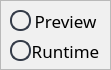
           <widget class="QFrame" name="frame_6">
            <property name="geometry">
             <rect>
              <x>10</x>
              <y>310</y>
              <width>111</width>
              <height>70</height>
             </rect>
            </property>
            <property name="styleSheet">
             <string notr="true">background-color: rgb(240, 240, 240);</string>
            </property>
            <property name="frameShape">
             <enum>QFrame::StyledPanel</enum>
            </property>
            <property name="frameShadow">
             <enum>QFrame::Raised</enum>
            </property>
            <widget class="QPushButton" name="Prv_Led">
             <property name="geometry">
              <rect>
               <x>10</x>
               <y>10</y>
               <width>21</width>
               <height>21</height>
              </rect>
             </property>
             <property name="styleSheet">
              <string notr="true">QPushButton {
	border: 2px solid rgb(52, 59, 72);
	border-radius: 10px;	
	background-color: rgb(240, 240, 240);
}</string>
             </property>
             <property name="text">
              <string/>
             </property>
            </widget>
            <widget class="QLabel" name="label_193">
             <property name="geometry">
              <rect>
               <x>30</x>
               <y>10</y>
               <width>71</width>
               <height>21</height>
              </rect>
             </property>
             <property name="font">
              <font>
               <family>3ds</family>
               <pointsize>13</pointsize>
              </font>
             </property>
             <property name="styleSheet">
              <string notr="true">color: rgb(0, 0, 0);</string>
             </property>
             <property name="text">
              <string>Preview</string>
             </property>
             <property name="alignment">
              <set>Qt::AlignCenter</set>
             </property>
            </widget>
            <widget class="QPushButton" name="Rnt_Led">
             <property name="geometry">
              <rect>
               <x>10</x>
               <y>40</y>
               <width>21</width>
               <height>21</height>
              </rect>
             </property>
             <property name="styleSheet">
              <string notr="true">QPushButton {
	border: 2px solid rgb(52, 59, 72);
	border-radius: 10px;	
	background-color: rgb(240, 240, 240);
}</string>
             </property>
             <property name="text">
              <string/>
             </property>
            </widget>
            <widget class="QLabel" name="label_194">
             <property name="geometry">
              <rect>
               <x>30</x>
               <y>40</y>
               <width>71</width>
               <height>21</height>
              </rect>
             </property>
             <property name="font">
              <font>
               <family>3ds</family>
               <pointsize>13</pointsize>
              </font>
             </property>
             <property name="styleSheet">
              <string notr="true">color: rgb(0, 0, 0);</string>
             </property>
             <property name="text">
              <string>Runtime</string>
             </property>
             <property name="alignment">
              <set>Qt::AlignCenter</set>
             </property>
            </widget>
            <zorder>label_193</zorder>
            <zorder>label_194</zorder>
            <zorder>Rnt_Led</zorder>
            <zorder>Prv_Led</zorder>
           </widget>
